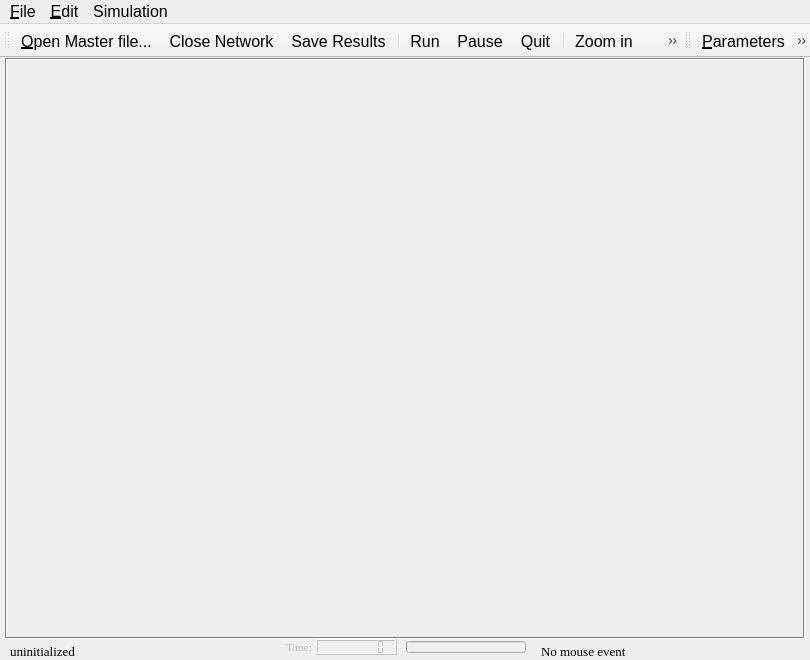
<ui version="4.0" >
 <class>MainForm</class>
 <widget class="QMainWindow" name="MainForm" >
  <property name="geometry" >
   <rect>
    <x>0</x>
    <y>0</y>
    <width>810</width>
    <height>660</height>
   </rect>
  </property>
  <property name="sizePolicy" >
   <sizepolicy vsizetype="MinimumExpanding" hsizetype="MinimumExpanding" >
    <horstretch>0</horstretch>
    <verstretch>0</verstretch>
   </sizepolicy>
  </property>
  <property name="minimumSize" >
   <size>
    <width>16</width>
    <height>72</height>
   </size>
  </property>
  <property name="font" >
   <font>
    <pointsize>12</pointsize>
   </font>
  </property>
  <property name="mouseTracking" >
   <bool>true</bool>
  </property>
  <property name="focusPolicy" >
   <enum>Qt::StrongFocus</enum>
  </property>
  <property name="windowTitle" >
   <string comment="Prototype Mesomodel" >Mezzo version 0.51</string>
  </property>
  <property name="windowIcon" >
   <iconset resource="canvas_qt4.qrc" >:/images/mime.png</iconset>
  </property>
  <property name="windowIconText" >
   <string>Mezzo</string>
  </property>
  <property name="toolTip" >
   <string/>
  </property>
  <property name="rightJustification" stdset="0" >
   <bool>false</bool>
  </property>
  <widget class="QWidget" name="widget" >
   <widget class="QLabel" name="Canvas" >
    <property name="geometry" >
     <rect>
      <x>5</x>
      <y>0</y>
      <width>800</width>
      <height>581</height>
     </rect>
    </property>
    <property name="sizePolicy" >
     <sizepolicy vsizetype="Expanding" hsizetype="Expanding" >
      <horstretch>0</horstretch>
      <verstretch>0</verstretch>
     </sizepolicy>
    </property>
    <property name="minimumSize" >
     <size>
      <width>10</width>
      <height>10</height>
     </size>
    </property>
    <property name="palette" >
     <palette>
      <active>
       <colorrole role="WindowText" >
        <brush brushstyle="SolidPattern" >
         <color alpha="255" >
          <red>0</red>
          <green>0</green>
          <blue>0</blue>
         </color>
        </brush>
       </colorrole>
       <colorrole role="Button" >
        <brush brushstyle="SolidPattern" >
         <color alpha="255" >
          <red>255</red>
          <green>255</green>
          <blue>255</blue>
         </color>
        </brush>
       </colorrole>
       <colorrole role="Light" >
        <brush brushstyle="SolidPattern" >
         <color alpha="255" >
          <red>255</red>
          <green>255</green>
          <blue>255</blue>
         </color>
        </brush>
       </colorrole>
       <colorrole role="Midlight" >
        <brush brushstyle="SolidPattern" >
         <color alpha="255" >
          <red>255</red>
          <green>255</green>
          <blue>255</blue>
         </color>
        </brush>
       </colorrole>
       <colorrole role="Dark" >
        <brush brushstyle="SolidPattern" >
         <color alpha="255" >
          <red>127</red>
          <green>127</green>
          <blue>127</blue>
         </color>
        </brush>
       </colorrole>
       <colorrole role="Mid" >
        <brush brushstyle="SolidPattern" >
         <color alpha="255" >
          <red>170</red>
          <green>170</green>
          <blue>170</blue>
         </color>
        </brush>
       </colorrole>
       <colorrole role="Text" >
        <brush brushstyle="SolidPattern" >
         <color alpha="255" >
          <red>0</red>
          <green>0</green>
          <blue>0</blue>
         </color>
        </brush>
       </colorrole>
       <colorrole role="BrightText" >
        <brush brushstyle="SolidPattern" >
         <color alpha="255" >
          <red>255</red>
          <green>255</green>
          <blue>255</blue>
         </color>
        </brush>
       </colorrole>
       <colorrole role="ButtonText" >
        <brush brushstyle="SolidPattern" >
         <color alpha="255" >
          <red>0</red>
          <green>0</green>
          <blue>0</blue>
         </color>
        </brush>
       </colorrole>
       <colorrole role="Base" >
        <brush brushstyle="SolidPattern" >
         <color alpha="255" >
          <red>255</red>
          <green>255</green>
          <blue>255</blue>
         </color>
        </brush>
       </colorrole>
       <colorrole role="Window" >
        <brush brushstyle="SolidPattern" >
         <color alpha="255" >
          <red>255</red>
          <green>255</green>
          <blue>255</blue>
         </color>
        </brush>
       </colorrole>
       <colorrole role="Shadow" >
        <brush brushstyle="SolidPattern" >
         <color alpha="255" >
          <red>0</red>
          <green>0</green>
          <blue>0</blue>
         </color>
        </brush>
       </colorrole>
       <colorrole role="AlternateBase" >
        <brush brushstyle="SolidPattern" >
         <color alpha="255" >
          <red>255</red>
          <green>255</green>
          <blue>255</blue>
         </color>
        </brush>
       </colorrole>
      </active>
      <inactive>
       <colorrole role="WindowText" >
        <brush brushstyle="SolidPattern" >
         <color alpha="255" >
          <red>0</red>
          <green>0</green>
          <blue>0</blue>
         </color>
        </brush>
       </colorrole>
       <colorrole role="Button" >
        <brush brushstyle="SolidPattern" >
         <color alpha="255" >
          <red>255</red>
          <green>255</green>
          <blue>255</blue>
         </color>
        </brush>
       </colorrole>
       <colorrole role="Light" >
        <brush brushstyle="SolidPattern" >
         <color alpha="255" >
          <red>255</red>
          <green>255</green>
          <blue>255</blue>
         </color>
        </brush>
       </colorrole>
       <colorrole role="Midlight" >
        <brush brushstyle="SolidPattern" >
         <color alpha="255" >
          <red>255</red>
          <green>255</green>
          <blue>255</blue>
         </color>
        </brush>
       </colorrole>
       <colorrole role="Dark" >
        <brush brushstyle="SolidPattern" >
         <color alpha="255" >
          <red>127</red>
          <green>127</green>
          <blue>127</blue>
         </color>
        </brush>
       </colorrole>
       <colorrole role="Mid" >
        <brush brushstyle="SolidPattern" >
         <color alpha="255" >
          <red>170</red>
          <green>170</green>
          <blue>170</blue>
         </color>
        </brush>
       </colorrole>
       <colorrole role="Text" >
        <brush brushstyle="SolidPattern" >
         <color alpha="255" >
          <red>0</red>
          <green>0</green>
          <blue>0</blue>
         </color>
        </brush>
       </colorrole>
       <colorrole role="BrightText" >
        <brush brushstyle="SolidPattern" >
         <color alpha="255" >
          <red>255</red>
          <green>255</green>
          <blue>255</blue>
         </color>
        </brush>
       </colorrole>
       <colorrole role="ButtonText" >
        <brush brushstyle="SolidPattern" >
         <color alpha="255" >
          <red>0</red>
          <green>0</green>
          <blue>0</blue>
         </color>
        </brush>
       </colorrole>
       <colorrole role="Base" >
        <brush brushstyle="SolidPattern" >
         <color alpha="255" >
          <red>255</red>
          <green>255</green>
          <blue>255</blue>
         </color>
        </brush>
       </colorrole>
       <colorrole role="Window" >
        <brush brushstyle="SolidPattern" >
         <color alpha="255" >
          <red>255</red>
          <green>255</green>
          <blue>255</blue>
         </color>
        </brush>
       </colorrole>
       <colorrole role="Shadow" >
        <brush brushstyle="SolidPattern" >
         <color alpha="255" >
          <red>0</red>
          <green>0</green>
          <blue>0</blue>
         </color>
        </brush>
       </colorrole>
       <colorrole role="AlternateBase" >
        <brush brushstyle="SolidPattern" >
         <color alpha="255" >
          <red>255</red>
          <green>255</green>
          <blue>255</blue>
         </color>
        </brush>
       </colorrole>
      </inactive>
      <disabled>
       <colorrole role="WindowText" >
        <brush brushstyle="SolidPattern" >
         <color alpha="255" >
          <red>127</red>
          <green>127</green>
          <blue>127</blue>
         </color>
        </brush>
       </colorrole>
       <colorrole role="Button" >
        <brush brushstyle="SolidPattern" >
         <color alpha="255" >
          <red>255</red>
          <green>255</green>
          <blue>255</blue>
         </color>
        </brush>
       </colorrole>
       <colorrole role="Light" >
        <brush brushstyle="SolidPattern" >
         <color alpha="255" >
          <red>255</red>
          <green>255</green>
          <blue>255</blue>
         </color>
        </brush>
       </colorrole>
       <colorrole role="Midlight" >
        <brush brushstyle="SolidPattern" >
         <color alpha="255" >
          <red>255</red>
          <green>255</green>
          <blue>255</blue>
         </color>
        </brush>
       </colorrole>
       <colorrole role="Dark" >
        <brush brushstyle="SolidPattern" >
         <color alpha="255" >
          <red>127</red>
          <green>127</green>
          <blue>127</blue>
         </color>
        </brush>
       </colorrole>
       <colorrole role="Mid" >
        <brush brushstyle="SolidPattern" >
         <color alpha="255" >
          <red>170</red>
          <green>170</green>
          <blue>170</blue>
         </color>
        </brush>
       </colorrole>
       <colorrole role="Text" >
        <brush brushstyle="SolidPattern" >
         <color alpha="255" >
          <red>127</red>
          <green>127</green>
          <blue>127</blue>
         </color>
        </brush>
       </colorrole>
       <colorrole role="BrightText" >
        <brush brushstyle="SolidPattern" >
         <color alpha="255" >
          <red>255</red>
          <green>255</green>
          <blue>255</blue>
         </color>
        </brush>
       </colorrole>
       <colorrole role="ButtonText" >
        <brush brushstyle="SolidPattern" >
         <color alpha="255" >
          <red>127</red>
          <green>127</green>
          <blue>127</blue>
         </color>
        </brush>
       </colorrole>
       <colorrole role="Base" >
        <brush brushstyle="SolidPattern" >
         <color alpha="255" >
          <red>255</red>
          <green>255</green>
          <blue>255</blue>
         </color>
        </brush>
       </colorrole>
       <colorrole role="Window" >
        <brush brushstyle="SolidPattern" >
         <color alpha="255" >
          <red>255</red>
          <green>255</green>
          <blue>255</blue>
         </color>
        </brush>
       </colorrole>
       <colorrole role="Shadow" >
        <brush brushstyle="SolidPattern" >
         <color alpha="255" >
          <red>0</red>
          <green>0</green>
          <blue>0</blue>
         </color>
        </brush>
       </colorrole>
       <colorrole role="AlternateBase" >
        <brush brushstyle="SolidPattern" >
         <color alpha="255" >
          <red>255</red>
          <green>255</green>
          <blue>255</blue>
         </color>
        </brush>
       </colorrole>
      </disabled>
     </palette>
    </property>
    <property name="mouseTracking" >
     <bool>true</bool>
    </property>
    <property name="focusPolicy" >
     <enum>Qt::StrongFocus</enum>
    </property>
    <property name="autoFillBackground" >
     <bool>false</bool>
    </property>
    <property name="frameShape" >
     <enum>QFrame::Box</enum>
    </property>
    <property name="frameShadow" >
     <enum>QFrame::Sunken</enum>
    </property>
    <property name="lineWidth" >
     <number>1</number>
    </property>
    <property name="midLineWidth" >
     <number>0</number>
    </property>
    <property name="text" >
     <string/>
    </property>
    <property name="scaledContents" >
     <bool>false</bool>
    </property>
    <property name="alignment" >
     <set>Qt::AlignLeading|Qt::AlignLeft|Qt::AlignTop</set>
    </property>
    <property name="wordWrap" >
     <bool>false</bool>
    </property>
    <property name="margin" >
     <number>0</number>
    </property>
   </widget>
   <widget class="QWidget" name="layoutWidget" >
    <property name="geometry" >
     <rect>
      <x>10</x>
      <y>578</y>
      <width>791</width>
      <height>31</height>
     </rect>
    </property>
    <layout class="QHBoxLayout" >
     <item>
      <widget class="QLabel" name="status_label" >
       <property name="sizePolicy" >
        <sizepolicy vsizetype="Fixed" hsizetype="Preferred" >
         <horstretch>0</horstretch>
         <verstretch>0</verstretch>
        </sizepolicy>
       </property>
       <property name="minimumSize" >
        <size>
         <width>100</width>
         <height>15</height>
        </size>
       </property>
       <property name="font" >
        <font>
         <family>Times New Roman</family>
         <pointsize>10</pointsize>
        </font>
       </property>
       <property name="text" >
        <string>uninitialized</string>
       </property>
      </widget>
     </item>
     <item>
      <widget class="QWidget" native="1" name="simprogress_widget" >
       <property name="enabled" >
        <bool>false</bool>
       </property>
       <property name="sizePolicy" >
        <sizepolicy vsizetype="Preferred" hsizetype="Preferred" >
         <horstretch>0</horstretch>
         <verstretch>0</verstretch>
        </sizepolicy>
       </property>
       <widget class="QLCDNumber" name="LCDNumber" >
        <property name="geometry" >
         <rect>
          <x>40</x>
          <y>3</y>
          <width>81</width>
          <height>16</height>
         </rect>
        </property>
        <property name="sizePolicy" >
         <sizepolicy vsizetype="Fixed" hsizetype="Preferred" >
          <horstretch>0</horstretch>
          <verstretch>0</verstretch>
         </sizepolicy>
        </property>
        <property name="minimumSize" >
         <size>
          <width>80</width>
          <height>15</height>
         </size>
        </property>
        <property name="toolTip" >
         <string>Simulated time elapsed</string>
        </property>
        <property name="numDigits" >
         <number>8</number>
        </property>
        <property name="segmentStyle" >
         <enum>QLCDNumber::Flat</enum>
        </property>
        <property name="value" stdset="0" >
         <double>0.000000000000000</double>
        </property>
        <property name="intValue" stdset="0" >
         <number>0</number>
        </property>
       </widget>
       <widget class="QProgressBar" name="progressbar" >
        <property name="geometry" >
         <rect>
          <x>130</x>
          <y>5</y>
          <width>120</width>
          <height>12</height>
         </rect>
        </property>
        <property name="sizePolicy" >
         <sizepolicy vsizetype="Fixed" hsizetype="Preferred" >
          <horstretch>0</horstretch>
          <verstretch>0</verstretch>
         </sizepolicy>
        </property>
        <property name="minimumSize" >
         <size>
          <width>30</width>
          <height>12</height>
         </size>
        </property>
        <property name="font" >
         <font>
          <family>Times New Roman</family>
          <pointsize>7</pointsize>
         </font>
        </property>
       </widget>
       <widget class="QLabel" name="TextLabel12" >
        <property name="geometry" >
         <rect>
          <x>10</x>
          <y>0</y>
          <width>41</width>
          <height>22</height>
         </rect>
        </property>
        <property name="sizePolicy" >
         <sizepolicy vsizetype="Fixed" hsizetype="Fixed" >
          <horstretch>0</horstretch>
          <verstretch>0</verstretch>
         </sizepolicy>
        </property>
        <property name="font" >
         <font>
          <family>Times New Roman</family>
          <pointsize>8</pointsize>
         </font>
        </property>
        <property name="text" >
         <string>Time:</string>
        </property>
        <property name="wordWrap" >
         <bool>false</bool>
        </property>
       </widget>
      </widget>
     </item>
     <item>
      <widget class="QLabel" name="mouse_label" >
       <property name="sizePolicy" >
        <sizepolicy vsizetype="Fixed" hsizetype="Preferred" >
         <horstretch>0</horstretch>
         <verstretch>0</verstretch>
        </sizepolicy>
       </property>
       <property name="minimumSize" >
        <size>
         <width>100</width>
         <height>15</height>
        </size>
       </property>
       <property name="font" >
        <font>
         <family>Times New Roman</family>
         <pointsize>10</pointsize>
        </font>
       </property>
       <property name="text" >
        <string>No mouse event</string>
       </property>
      </widget>
     </item>
    </layout>
   </widget>
  </widget>
  <widget class="QToolBar" name="toolBar1" >
   <property name="horizontallyStretchable" stdset="0" >
    <bool>true</bool>
   </property>
   <property name="verticallyStretchable" stdset="0" >
    <bool>true</bool>
   </property>
   <property name="label" stdset="0" >
    <string>Tools</string>
   </property>
   <attribute name="toolBarArea" >
    <enum>TopToolBarArea</enum>
   </attribute>
   <attribute name="toolBarBreak" >
    <bool>false</bool>
   </attribute>
   <addaction name="openmasterfile" />
   <addaction name="closenetwork" />
   <addaction name="saveresults" />
   <addaction name="separator" />
   <addaction name="run" />
   <addaction name="breakoff" />
   <addaction name="stop" />
   <addaction name="separator" />
   <addaction name="zoomin" />
   <addaction name="zoomout" />
   <addaction name="zoombywin" />
   <addaction name="separator" />
   <addaction name="linkhandlemark" />
   <addaction name="inselectmode" />
  </widget>
  <widget class="QToolBar" name="Toolbar2" >
   <property name="label" stdset="0" >
    <string>Toolbar</string>
   </property>
   <attribute name="toolBarArea" >
    <enum>TopToolBarArea</enum>
   </attribute>
   <attribute name="toolBarBreak" >
    <bool>false</bool>
   </attribute>
   <addaction name="parametersdialog" />
   <addaction name="inspectdialog" />
  </widget>
  <widget class="QMenuBar" name="menubar" >
   <property name="geometry" >
    <rect>
     <x>0</x>
     <y>0</y>
     <width>810</width>
     <height>21</height>
    </rect>
   </property>
   <widget class="QMenu" name="fileMenu" >
    <property name="title" >
     <string>&amp;File</string>
    </property>
    <addaction name="openmasterfile" />
    <addaction name="closenetwork" />
    <addaction name="separator" />
    <addaction name="savescreenshot" />
    <addaction name="saveresults" />
    <addaction name="separator" />
    <addaction name="quit" />
   </widget>
   <widget class="QMenu" name="EditMenu" >
    <property name="title" >
     <string>&amp;Edit</string>
    </property>
    <addaction name="linkhandlemark" />
    <addaction name="inselectmode" />
    <addaction name="parametersdialog" />
    <addaction name="loadbackground" />
    <addaction name="inspectdialog" />
   </widget>
   <widget class="QMenu" name="menuSimulation" >
    <property name="title" >
     <string>Simulation</string>
    </property>
    <addaction name="run" />
    <addaction name="breakoff" />
    <addaction name="stop" />
    <addaction name="separator" />
    <addaction name="savescreenshot" />
   </widget>
   <addaction name="fileMenu" />
   <addaction name="EditMenu" />
   <addaction name="menuSimulation" />
  </widget>
  <action name="openmasterfile" >
   <property name="icon" >
    <iconset resource="canvas_qt4.qrc" >:/images/fileopen2.png</iconset>
   </property>
   <property name="text" >
    <string>&amp;Open Network</string>
   </property>
   <property name="iconText" >
    <string>&amp;Open Master file...</string>
   </property>
   <property name="shortcut" >
    <string>Ctrl+O</string>
   </property>
  </action>
  <action name="savescreenshot" >
   <property name="icon" >
    <iconset resource="canvas_qt4.qrc" >:/images/background.png</iconset>
   </property>
   <property name="text" >
    <string>&amp;Save Snapshot</string>
   </property>
   <property name="iconText" >
    <string>Save Snapshot</string>
   </property>
   <property name="shortcut" >
    <string>Ctrl+S</string>
   </property>
  </action>
  <action name="stop" >
   <property name="icon" >
    <iconset resource="canvas_qt4.qrc" >:/images/bt_stop.png</iconset>
   </property>
   <property name="text" >
    <string>Stop</string>
   </property>
   <property name="iconText" >
    <string>Quit</string>
   </property>
   <property name="toolTip" >
    <string>Quit</string>
   </property>
   <property name="statusTip" >
    <string/>
   </property>
  </action>
  <action name="run" >
   <property name="checked" >
    <bool>false</bool>
   </property>
   <property name="icon" >
    <iconset resource="canvas_qt4.qrc" >:/images/bt_play.png</iconset>
   </property>
   <property name="iconText" >
    <string>Run</string>
   </property>
   <property name="whatsThis" >
    <string>Run the model</string>
   </property>
  </action>
  <action name="breakoff" >
   <property name="icon" >
    <iconset resource="canvas_qt4.qrc" >:/images/bt_pause.png</iconset>
   </property>
   <property name="iconText" >
    <string>Pause</string>
   </property>
   <property name="statusTip" >
    <string/>
   </property>
   <property name="shortcut" >
    <string/>
   </property>
  </action>
  <action name="zoomin" >
   <property name="icon" >
    <iconset resource="canvas_qt4.qrc" >:/images/zoom_in.png</iconset>
   </property>
   <property name="iconText" >
    <string>Zoom in</string>
   </property>
  </action>
  <action name="zoomout" >
   <property name="icon" >
    <iconset resource="canvas_qt4.qrc" >:/images/zoom_out.png</iconset>
   </property>
   <property name="iconText" >
    <string>Zoom out</string>
   </property>
  </action>
  <action name="viewSet_ParametersAction" >
   <property name="icon" >
    <iconset resource="canvas_qt4.qrc" >:/images/icon-tool.png</iconset>
   </property>
   <property name="iconText" >
    <string>&amp;Set Parameters</string>
   </property>
  </action>
  <action name="parametersdialog" >
   <property name="icon" >
    <iconset resource="canvas_qt4.qrc" >:/images/icon-tool.png</iconset>
   </property>
   <property name="text" >
    <string>&amp;Parameters</string>
   </property>
   <property name="iconText" >
    <string>&amp;Parameters</string>
   </property>
  </action>
  <action name="loadbackground" >
   <property name="icon" >
    <iconset resource="canvas_qt4.qrc" >:/images/dvi.png</iconset>
   </property>
   <property name="text" >
    <string>Load &amp;Background</string>
   </property>
   <property name="iconText" >
    <string>Load &amp;Background</string>
   </property>
   <property name="toolTip" >
    <string>Load Background&amp;</string>
   </property>
  </action>
  <action name="saveresults" >
   <property name="icon" >
    <iconset resource="canvas_qt4.qrc" >:/images/filesave.png</iconset>
   </property>
   <property name="text" >
    <string>Save Results</string>
   </property>
  </action>
  <action name="inspectdialog" >
   <property name="checkable" >
    <bool>false</bool>
   </property>
   <property name="icon" >
    <iconset resource="canvas_qt4.qrc" >:/images/inspect.png</iconset>
   </property>
   <property name="text" >
    <string>Inspect</string>
   </property>
  </action>
  <action name="zoombywin" >
   <property name="checkable" >
    <bool>true</bool>
   </property>
   <property name="icon" >
    <iconset resource="canvas_qt4.qrc" >:/images/file_explore.png</iconset>
   </property>
   <property name="text" >
    <string>Zoom window</string>
   </property>
  </action>
  <action name="linkhandlemark" >
   <property name="checkable" >
    <bool>true</bool>
   </property>
   <property name="checked" >
    <bool>false</bool>
   </property>
   <property name="icon" >
    <iconset resource="canvas_qt4.qrc" >:/images/penmark.png</iconset>
   </property>
   <property name="text" >
    <string>Link marks</string>
   </property>
   <property name="toolTip" >
    <string>Show link handlers</string>
   </property>
  </action>
  <action name="inselectmode" >
   <property name="checkable" >
    <bool>true</bool>
   </property>
   <property name="checked" >
    <bool>false</bool>
   </property>
   <property name="icon" >
    <iconset resource="canvas_qt4.qrc" >:/images/file_edit.png</iconset>
   </property>
   <property name="text" >
    <string>Selection mode</string>
   </property>
   <property name="iconText" >
    <string>Selection mode</string>
   </property>
   <property name="toolTip" >
    <string>Selction mode</string>
   </property>
  </action>
  <action name="quit" >
   <property name="icon" >
    <iconset resource="canvas_qt4.qrc" >:/images/exit.png</iconset>
   </property>
   <property name="text" >
    <string>Exit</string>
   </property>
  </action>
  <action name="closenetwork" >
   <property name="icon" >
    <iconset resource="canvas_qt4.qrc" >:/images/close.png</iconset>
   </property>
   <property name="text" >
    <string>Close Network</string>
   </property>
  </action>
 </widget>
 <includes>
  <include location="global" >qlcdnumber.h</include>
  <include location="global" >qbitmap.h</include>
  <include location="global" >qpainter.h</include>
  <include location="global" >qpixmap.h</include>
  <include location="global" >qtimer.h</include>
  <include location="global" >qpen.h</include>
  <include location="global" >string</include>
  <include location="global" >qstatusbar.h</include>
 </includes>
 <resources>
  <include location="canvas_qt4.qrc" />
 </resources>
 <connections/>
</ui>
